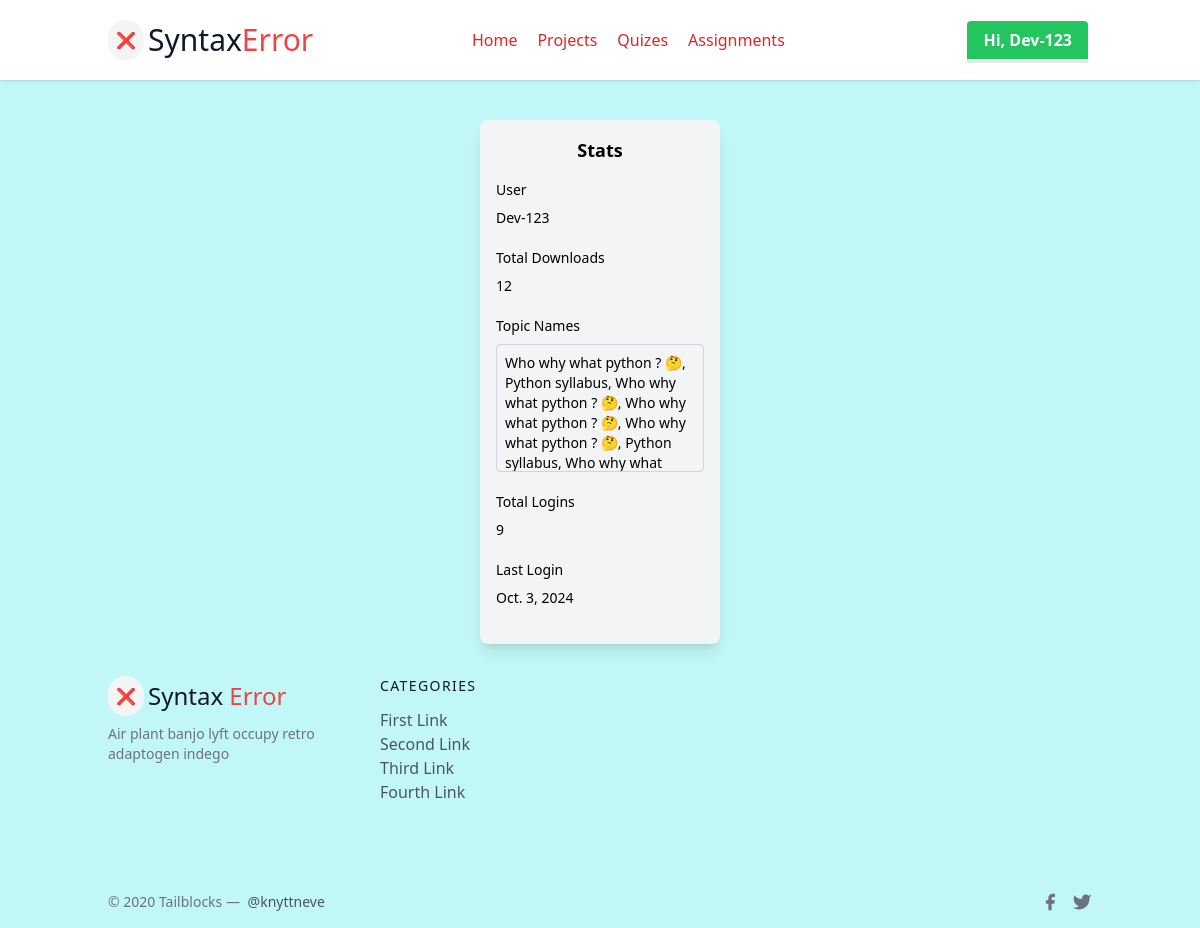
Before: /view-stats/ (signed in) with the older database file.
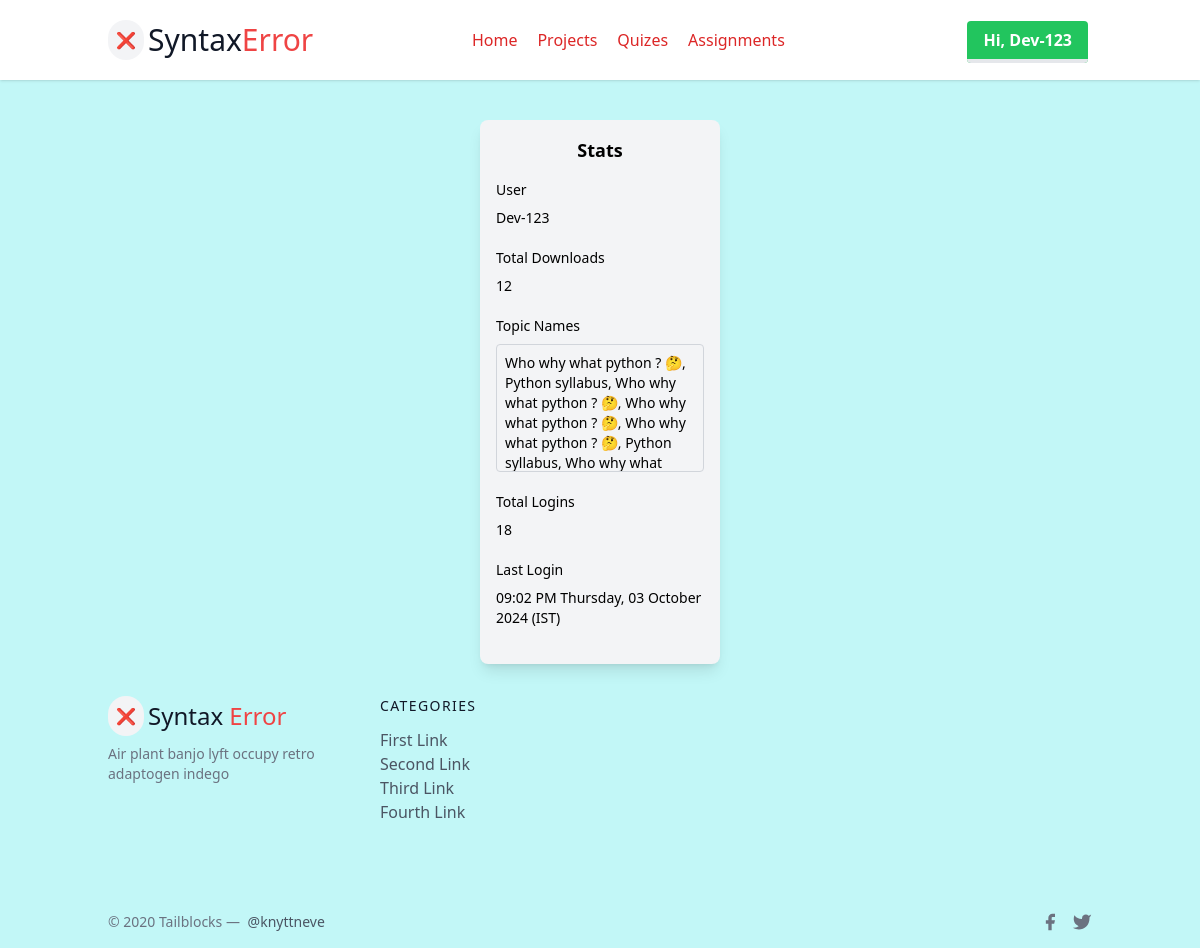
After: the same page with the newer database file.
### all_apps/users/models.py (models this page shows, shortened)
class Stats(models.Model):
    profile = models.OneToOneField(Profile, on_delete=models.CASCADE)  # One-to-One relationship with Profile
    total_downloads = models.IntegerField(null=True, default=0)
    topic_names = models.TextField(null=True, blank=True)
    total_logins = models.IntegerField(null=True, default=0)
    last_login = models.CharField(null=True, blank=True,max_length=200)

class Profile(models.Model):
    user = models.OneToOneField(User, on_delete=models.CASCADE)
    image = models.ImageField(upload_to='profile_images/', default='profile_images/default.jpg')
    full_name = models.CharField(max_length=20, null=True, blank=True)
    email = models.EmailField(null=True)
    bio = models.TextField(null=True, blank=True)
    phone = models.CharField(max_length=15, null=True, blank=True)
    facebook = models.CharField(max_length=500, null=True, blank=True)
    github = models.CharField(max_length=500, null=True, blank=True)
    linkedin = models.CharField(max_length=500, null=True, blank=True)
    insta = models.CharField(max_length=500, null=True, blank=True)
    twitter = models.CharField(max_length=500, null=True, blank=True)

### all_apps/users/views.py (the view)
# urls.py: path('view-stats/', view_stats, name='view-stats'),
def view_stats(request):
    stats = Stats.objects.get(profile__user=request.user)
    return render(request, 'stats.html', {'stats': stats})

### all_apps/users/templates/stats.html
{% extends "base.html" %}
{% block content %}
<div class="flex justify-center mt-10">
    <div class="bg-gray-100 w-1/5 rounded-lg shadow-lg">
        <div class="p-4">
            <h2 class="text-lg font-semibold text-center mb-4">Stats</h2>
            <div class="mb-5">
                <label class="block mb-2 text-sm font-medium text-black-900 dark:text-black">User</label>
                <p class="text-sm text-black-700">{{ stats.profile.user.username }}</p>
            </div>
            <div class="mb-5">
                <label class="block mb-2 text-sm font-medium text-black-900 dark:text-black">Total Downloads</label>
                <p class="text-sm text-black-700">{{ stats.total_downloads }}</p>
            </div>
            <div class="mb-5">
                <label class="block mb-2 text-sm font-medium text-black-900 dark:text-black">Topic Names</label>
                <div class="text-sm text-black-700 h-32 overflow-y-auto p-2 border border-gray-300 rounded">
                    {{ stats.topic_names }}
                </div>
            </div>
            <div class="mb-5">
                <label class="block mb-2 text-sm font-medium text-black-900 dark:text-black">Total Logins</label>
                <p class="text-sm text-black-700">{{ stats.total_logins }}</p>
            </div>
            <div class="mb-5">
                <label class="block mb-2 text-sm font-medium text-black-900 dark:text-black">Last Login</label>
                <p class="text-sm text-black-700">{{ stats.last_login }}</p>
            </div>
        </div>
    </div>
</div>
{% endblock content %}

Changed rows visible on the page:
changed Stats "Dev-123": total_logins "9" → "18"; last_login "Oct. 3, 2024" → "09:02 PM Thursday, 03 October 2024 (IST)"
